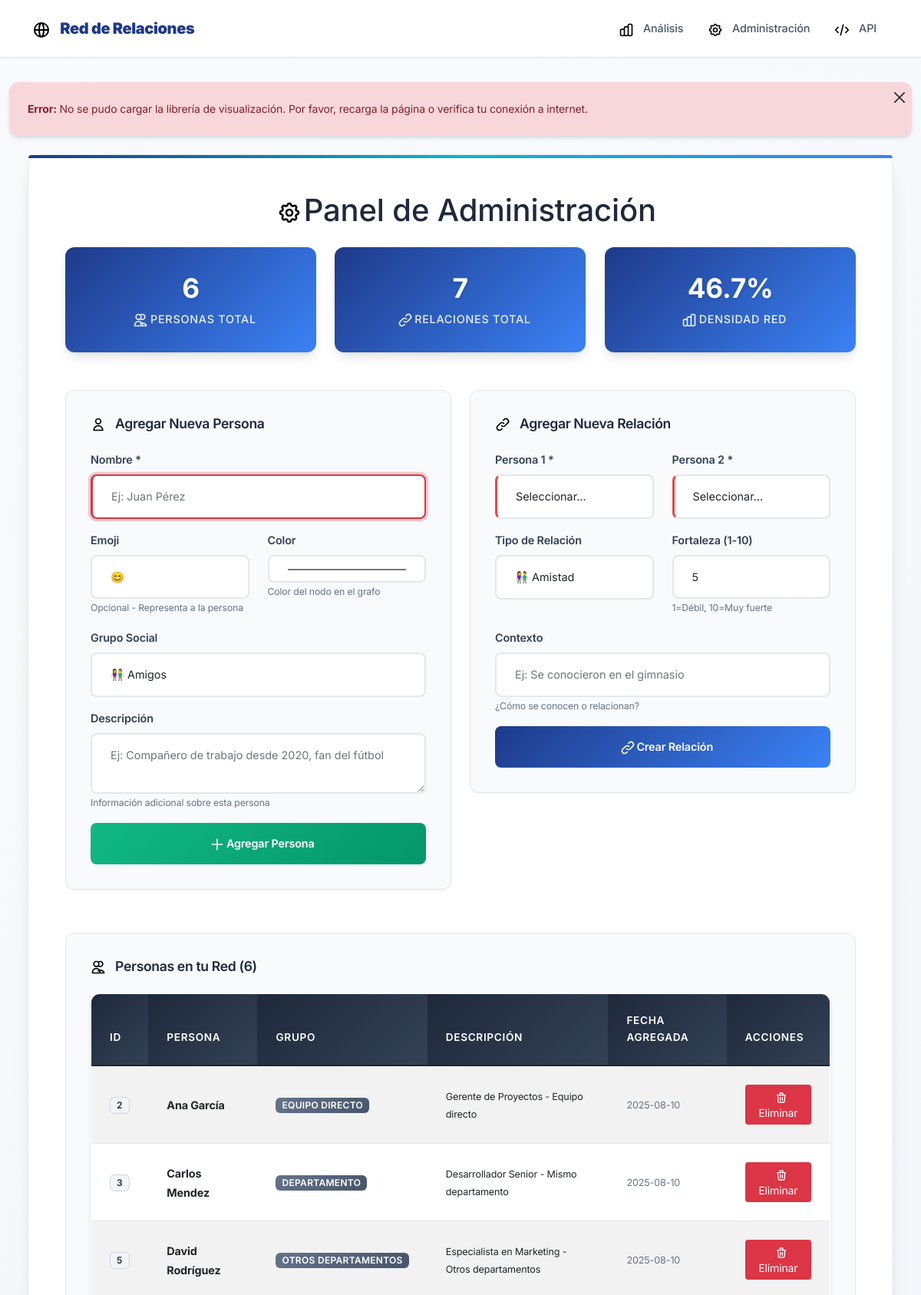
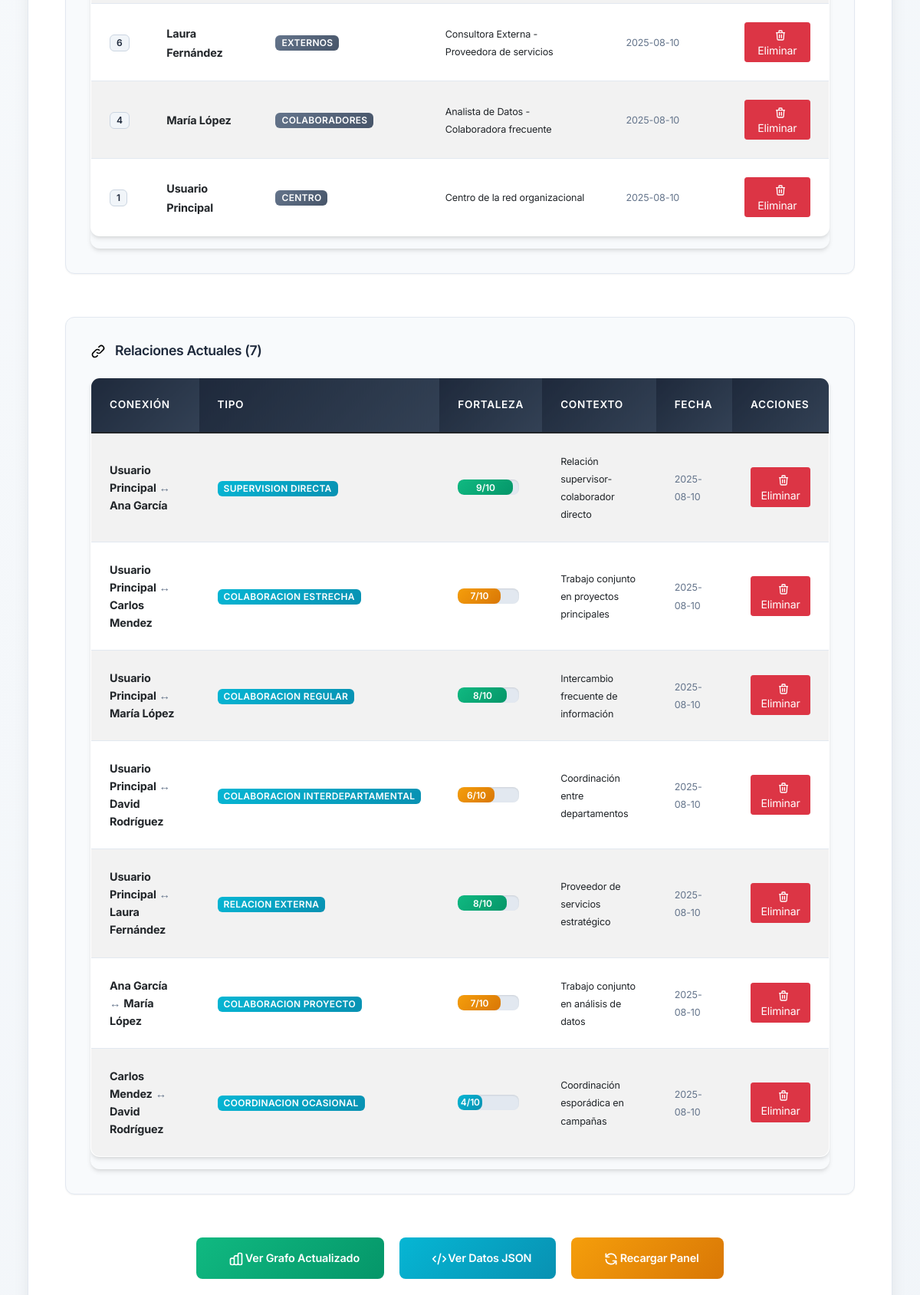
The page /admin (upper part) on the database its author committed (2 pictures, top to bottom).
### tables this page shows
CREATE TABLE personas (
            id INTEGER PRIMARY KEY AUTOINCREMENT,
            nombre TEXT NOT NULL UNIQUE,
            icono TEXT DEFAULT 'user',
            grupo TEXT DEFAULT 'contactos',
            color TEXT DEFAULT '#3b82f6',
            descripcion TEXT,
            posicion_x REAL,
            posicion_y REAL,
            fecha_creacion TIMESTAMP DEFAULT CURRENT_TIMESTAMP
        );

CREATE TABLE relaciones (
            id INTEGER PRIMARY KEY AUTOINCREMENT,
            persona1_id INTEGER,
            persona2_id INTEGER,
            tipo TEXT DEFAULT 'profesional',
            fortaleza INTEGER DEFAULT 5,
            contexto TEXT,
            fecha_creacion TIMESTAMP DEFAULT CURRENT_TIMESTAMP,
            FOREIGN KEY (persona1_id) REFERENCES personas (id),
            FOREIGN KEY (persona2_id) REFERENCES personas (id),
            UNIQUE(persona1_id, persona2_id)
        );

### mi_red_social/app.py (the view)
@app.route('/admin')
def admin():
    conn = get_db_connection()
    personas = conn.execute('SELECT * FROM personas ORDER BY nombre').fetchall()
    relaciones = conn.execute('''
        SELECT r.*, p1.nombre as persona1_nombre, p2.nombre as persona2_nombre
        FROM relaciones r
        JOIN personas p1 ON r.persona1_id = p1.id
        JOIN personas p2 ON r.persona2_id = p2.id
        ORDER BY r.fecha_creacion DESC
    ''').fetchall()
    conn.close()
    return render_template('admin.html', personas=personas, relaciones=relaciones)

### mi_red_social/templates/admin.html (shortened to what this page needs)
{% extends "base.html" %}
{% block content %}
<div class="main-container">
    <h1 class="text-center mb-4">
        <i class="icon icon-settings icon-xl"></i>
        Panel de Administración
    </h1>
    <div class="row mb-4">
        <div class="col-md-4">
            <div class="stats-card">
                <h3>{{ personas|length }}</h3>
                <p class="mb-0">
                    <i class="icon icon-users icon-white"></i>
                    Personas Total
                </p>
            </div>
        </div>
        <div class="col-md-4">
            <div class="stats-card">
                <h3>{{ relaciones|length }}</h3>
                <p class="mb-0">
                    <i class="icon icon-connections icon-white"></i>
                    Relaciones Total
                </p>
            </div>
        </div>
        <div class="col-md-4">
            <div class="stats-card">
                <h3>{{ ((relaciones|length / ((personas|length * (personas|length - 1)) / 2)) * 100)|round(1) if personas|length > 1 else 0 }}%</h3>
                <p class="mb-0">
                    <i class="icon icon-chart icon-white"></i>
                    Densidad Red
                </p>
            </div>
        </div>
    </div>
    <div class="row">
        <div class="col-md-6">
            <div class="admin-panel">
                <h4>
                    <i class="icon icon-user"></i>
                    Agregar Nueva Persona
                </h4>
                <form method="POST" action="{{ url_for('agregar_persona') }}">
                    <div class="mb-3">
                        <label class="form-label">Nombre *</label>
                        <input type="text" class="form-control" name="nombre" required placeholder="Ej: Juan Pérez">
                    </div>
                    <div class="row">
                        <div class="col-md-6">
                            <label class="form-label">Emoji</label>
                            <input type="text" class="form-control" name="emoji" placeholder="😊" maxlength="2">
                            <small class="text-muted">Opcional - Representa a la persona</small>
                        </div>
                        <div class="col-md-6">
                            <label class="form-label">Color</label>
                            <input type="color" class="form-control" name="color" value="#4ecdc4">
                            <small class="text-muted">Color del nodo en el grafo</small>
                        </div>
                    </div>
                    <div class="mb-3 mt-3">
                        <label class="form-label">Grupo Social</label>
                        <select class="form-control" name="grupo">
                            <option value="amigos">👫 Amigos</option>
                        </select>
                    </div>
                    <div class="mb-3">
                        <label class="form-label">Descripción</label>
                        <textarea class="form-control" name="descripcion" rows="2" placeholder="Ej: Compañero de trabajo desde 2020, fan del fútbol"></textarea>
                        <small class="text-muted">Información adicional sobre esta persona</small>
                    </div>
                    <button type="submit" class="btn btn-success btn-custom w-100">
                        <i class="icon icon-plus icon-white"></i>
                        Agregar Persona
                    </button>
                </form>
            </div>
        </div>
        <div class="col-md-6">
            <div class="admin-panel">
                <h4>
                    <i class="icon icon-link"></i>
                    Agregar Nueva Relación
                </h4>
                <form method="POST" action="{{ url_for('agregar_relacion') }}">
                    <div class="row">
                        <div class="col-md-6">
                            <label class="form-label">Persona 1 *</label>
                            <select class="form-control" name="persona1_id" required>
                                <option value="">Seleccionar...</option>
                            </select>
                        </div>
                        <div class="col-md-6">
                            <label class="form-label">Persona 2 *</label>
                            <select class="form-control" name="persona2_id" required>
                                <option value="">Seleccionar...</option>
                            </select>
                        </div>
                    </div>
                    <div class="row mt-3">
                        <div class="col-md-6">
                            <label class="form-label">Tipo de Relación</label>
                            <select class="form-control" name="tipo">
                                <option value="amistad">👫 Amistad</option>
                            </select>
                        </div>
                        <div class="col-md-6">
                            <label class="form-label">Fortaleza (1-10)</label>
                            <input type="number" class="form-control" name="fortaleza" min="1" max="10" value="5">
                            <small class="text-muted">1=Débil, 10=Muy fuerte</small>
                        </div>
                    </div>
                    <div class="mb-3 mt-3">
                        <label class="form-label">Contexto</label>
                        <input type="text" class="form-control" name="contexto" placeholder="Ej: Se conocieron en el gimnasio">
                        <small class="text-muted">¿Cómo se conocen o relacionan?</small>
                    </div>
                    <button type="submit" class="btn btn-primary btn-custom w-100">
                        <i class="icon icon-link icon-white"></i>
                        Crear Relación
                    </button>
                </form>
            </div>
        </div>
    </div>
    <div class="row mt-4">
        <div class="col-12">
            <div class="admin-panel">
                <h4>
                    <i class="icon icon-users"></i>
                    Personas en tu Red ({{ personas|length }})
                </h4>
                <div class="table-responsive">
                    <table class="table table-striped table-hover">
                        <thead class="table-dark">
                            <tr>
                                <th>ID</th>
                                <th>Persona</th>
                                <th>Grupo</th>
                                <th>Descripción</th>
                                <th>Fecha Agregada</th>
                                <th>Acciones</th>
                            </tr>
                        </thead>
                        <tbody>
                            {% for persona in personas %}
                            <tr>
                                <td><span class="badge bg-light text-dark">{{ persona.id }}</span></td>
                                <td>
                                    <strong>{{ persona.nombre }}</strong>
                                </td>
                                <td>
                                    <span class="badge bg-secondary">{{ persona.grupo.replace('_', ' ').title() }}</span>
                                </td>
                                <td>
                                    <small>{{ persona.descripcion or 'Sin descripción' }}</small>
                                </td>
                                <td>
                                    <small class="text-muted">{{ persona.fecha_creacion[:10] if persona.fecha_creacion else 'N/A' }}</small>
                                </td>
                                <td>
                                    {% if persona.nombre != 'Tú' %}
                                    <a href="{{ url_for('eliminar_persona', persona_id=persona.id) }}"
                                       class="btn btn-sm btn-danger"
                                       onclick="return confirm('¿Estás seguro de eliminar a {{ persona.nombre }}? Se eliminarán también todas sus relaciones.')">
                                       <i class="icon icon-trash icon-white icon-sm"></i>
                                       Eliminar
                                    </a>
                                    {% else %}
                                    <span class="badge bg-warning text-dark">
                                        <i class="icon icon-crown icon-sm"></i>
                                        Centro de la Red
                                    </span>
                                    {% endif %}
                                </td>
                            </tr>
                            {% endfor %}
                        </tbody>
                    </table>
                </div>
            </div>
        </div>
    </div>
    <div class="row mt-4">
        <div class="col-12">
            <div class="admin-panel">
                <h4>
                    <i class="icon icon-connections"></i>
                    Relaciones Actuales ({{ relaciones|length }})
                </h4>
                <div class="table-responsive">
                    <table class="table table-striped table-hover">
                        <thead class="table-dark">
                            <tr>
                                <th>Conexión</th>
                                <th>Tipo</th>
                                <th>Fortaleza</th>
                                <th>Contexto</th>
                                <th>Fecha</th>
                                <th>Acciones</th>
                            </tr>
                        </thead>
                        <tbody>
                            {% for relacion in relaciones %}
                            <tr>
                                <td>
                                    <strong>{{ relacion.persona1_nombre }}</strong>
                                    <span class="text-muted">↔</span>
                                    <strong>{{ relacion.persona2_nombre }}</strong>
                                </td>
                                <td>
                                    <span class="badge bg-info">{{ relacion.tipo.replace('_', ' ').title() }}</span>
                                </td>
                                <td>
                                    <div class="progress" style="height: 20px; width: 80px;">
                                        <div class="progress-bar{% if relacion.fortaleza >= 8 %} bg-success{% elif relacion.fortaleza >= 6 %} bg-warning{% elif relacion.fortaleza >= 4 %} bg-info{% else %} bg-secondary{% endif %}" style="width: {{ relacion.fortaleza * 10 }}%;">
                                            {{ relacion.fortaleza }}/10
                                        </div>
                                    </div>
                                </td>
                                <td>
                                    <small>{{ relacion.contexto or 'Sin contexto específico' }}</small>
                                </td>
                                <td>
                                    <small class="text-muted">{{ relacion.fecha_creacion[:10] if relacion.fecha_creacion else 'N/A' }}</small>
                                </td>
                                <td>
                                    <a href="{{ url_for('eliminar_relacion', relacion_id=relacion.id) }}"
                                       class="btn btn-sm btn-danger"
                                       onclick="return confirm('¿Eliminar la relación entre {{ relacion.persona1_nombre }} y {{ relacion.persona2_nombre }}?')">
                                       <i class="icon icon-trash icon-white icon-sm"></i>
                                       Eliminar
                                    </a>
                                </td>
                            </tr>
                            {% endfor %}
                        </tbody>
                    </table>
                </div>
            </div>
        </div>
    </div>
    <div class="row mt-4">
        <div class="col-12 text-center">
            <a href="{{ url_for('index') }}" class="btn btn-success btn-custom btn-lg me-3">
                <i class="icon icon-chart icon-white"></i>
                Ver Grafo Actualizado
            </a>
            <a href="/api/grafo" target="_blank" class="btn btn-info btn-custom me-3">
                <i class="icon icon-code icon-white"></i>
                Ver Datos JSON
            </a>
            <button class="btn btn-warning btn-custom" onclick="location.reload()">
                <i class="icon icon-refresh icon-white"></i>
                Recargar Panel
            </button>
        </div>
    </div>
</div>
{% endblock %}

### mi_red_social/templates/base.html (shortened to what this page needs)
<!DOCTYPE html>
<html lang="es">
<head>
    <link href="https://cdn.jsdelivr.net/npm/bootstrap@5.1.3/dist/css/bootstrap.min.css" rel="stylesheet">
    <link rel="stylesheet" type="text/css" href="https://unpkg.com/vis-network/standalone/umd/vis-network.min.css" />
    <link rel="stylesheet" type="text/css" href="{{ url_for('static', filename='css/base.css') }}">
    <link rel="stylesheet" type="text/css" href="{{ url_for('static', filename='css/index.css') }}">
    <link rel="stylesheet" type="text/css" href="{{ url_for('static', filename='css/accessibility.css') }}">
</head>
<body>
    <nav class="navbar navbar-expand-lg navbar-light navbar-custom" role="navigation" aria-label="Navegación principal">
        <div class="container">
            <a class="navbar-brand" href="{{ url_for('index') }}" aria-label="Ir a la página principal">
                <i class="icon icon-network icon-lg" aria-hidden="true"></i>
                <strong>Red de Relaciones</strong>
            </a>
            <div class="navbar-nav ms-auto">
                <a class="nav-link" href="{{ url_for('index') }}" aria-label="Ir al análisis de red">
                    <i class="icon icon-chart" aria-hidden="true"></i>
                    Análisis
                </a>
                <a class="nav-link" href="{{ url_for('admin') }}" aria-label="Ir a la administración">
                    <i class="icon icon-settings" aria-hidden="true"></i>
                    Administración
                </a>
                <a class="nav-link" href="/api/grafo" target="_blank" aria-label="Abrir API en nueva ventana">
                    <i class="icon icon-code" aria-hidden="true"></i>
                    API
                </a>
            </div>
        </div>
    </nav>
    <div class="container-fluid">
        <main id="main-content" tabindex="-1">
            {% block content %}{% endblock %}
        </main>
    </div>
</body>
</html>

### rows shown on the page
personas: id "2", nombre "Ana García", grupo.replace "EQUIPO DIRECTO", descripcion "Gerente de Proyectos - Equipo directo", fecha_creacion "2025-08-10"
personas: id "3", nombre "Carlos Mendez", grupo.replace "DEPARTAMENTO", descripcion "Desarrollador Senior - Mismo departamento", fecha_creacion "2025-08-10"
personas: id "5", nombre "David Rodríguez", grupo.replace "OTROS DEPARTAMENTOS", descripcion "Especialista en Marketing - Otros departamentos", fecha_creacion "2025-08-10"
personas: id "6", nombre "Laura Fernández", grupo.replace "EXTERNOS", descripcion "Consultora Externa - Proveedora de servicios", fecha_creacion "2025-08-10"
personas: id "4", nombre "María López", grupo.replace "COLABORADORES", descripcion "Analista de Datos - Colaboradora frecuente", fecha_creacion "2025-08-10"
personas: id "1", nombre "Usuario Principal", grupo.replace "CENTRO", descripcion "Centro de la red organizacional", fecha_creacion "2025-08-10"
relaciones: persona1_nombre "Usuario Principal", persona2_nombre "Ana García", tipo.replace "SUPERVISION DIRECTA", fortaleza "9", contexto "Relación supervisor-colaborador directo", fecha_creacion "2025-08-10"
relaciones: persona1_nombre "Usuario Principal", persona2_nombre "Carlos Mendez", tipo.replace "COLABORACION ESTRECHA", fortaleza "7", contexto "Trabajo conjunto en proyectos principales", fecha_creacion "2025-08-10"
relaciones: persona1_nombre "Usuario Principal", persona2_nombre "María López", tipo.replace "COLABORACION REGULAR", fortaleza "8", contexto "Intercambio frecuente de información", fecha_creacion "2025-08-10"
relaciones: persona1_nombre "Usuario Principal", persona2_nombre "David Rodríguez", tipo.replace "COLABORACION INTERDEPARTAMENTAL", fortaleza "6", contexto "Coordinación entre departamentos", fecha_creacion "2025-08-10"
relaciones: persona1_nombre "Usuario Principal", persona2_nombre "Laura Fernández", tipo.replace "RELACION EXTERNA", fortaleza "8", contexto "Proveedor de servicios estratégico", fecha_creacion "2025-08-10"
relaciones: persona1_nombre "Ana García", persona2_nombre "María López", tipo.replace "COLABORACION PROYECTO", fortaleza "7", contexto "Trabajo conjunto en análisis de datos", fecha_creacion "2025-08-10"
relaciones: persona1_nombre "Carlos Mendez", persona2_nombre "David Rodríguez", tipo.replace "COORDINACION OCASIONAL", fortaleza "4", contexto "Coordinación esporádica en campañas", fecha_creacion "2025-08-10"

### other values the page prints
{{ personas|length }} "6"
{{ relaciones|length }} "7"
